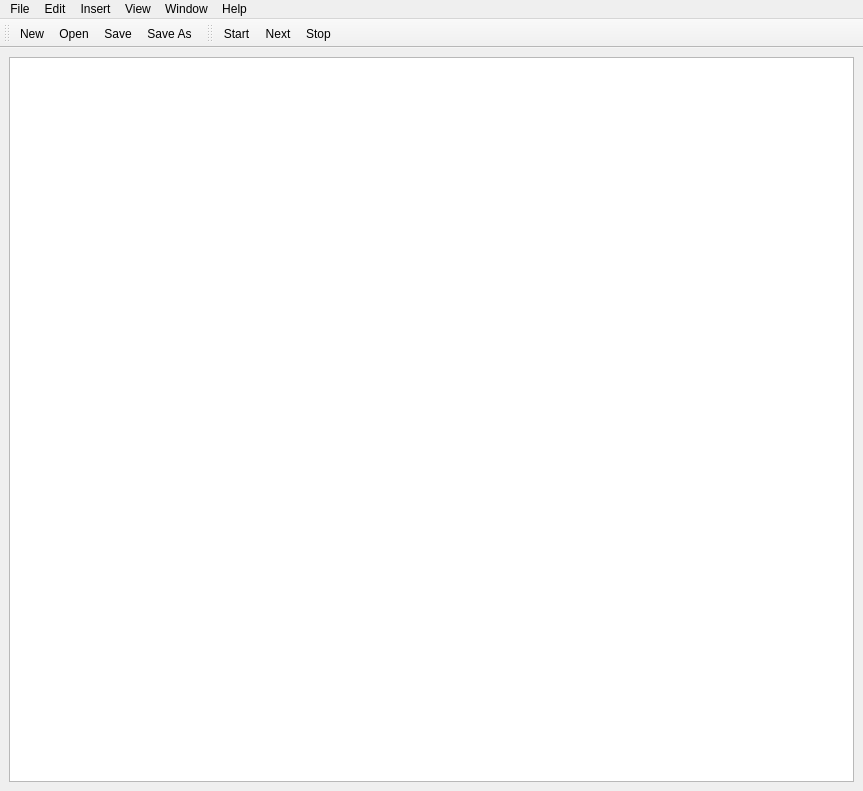
<?xml version="1.0" encoding="UTF-8"?>
<ui version="4.0">
 <class>MainWindow</class>
 <widget class="QMainWindow" name="MainWindow">
  <property name="geometry">
   <rect>
    <x>0</x>
    <y>0</y>
    <width>863</width>
    <height>791</height>
   </rect>
  </property>
  <property name="windowTitle">
   <string>MainWindow</string>
  </property>
  <widget class="QWidget" name="centralwidget">
   <layout class="QGridLayout" name="gridLayout_2">
    <item row="0" column="0">
     <layout class="QGridLayout" name="gridLayout">
      <item row="0" column="0">
       <layout class="QVBoxLayout" name="verticalLayout">
        <item>
         <widget class="QGraphicsView" name="graphicsView"/>
        </item>
       </layout>
      </item>
     </layout>
    </item>
   </layout>
  </widget>
  <widget class="QMenuBar" name="menuBar">
   <property name="geometry">
    <rect>
     <x>0</x>
     <y>0</y>
     <width>863</width>
     <height>26</height>
    </rect>
   </property>
   <property name="nativeMenuBar">
    <bool>true</bool>
   </property>
   <widget class="QMenu" name="menuFile">
    <property name="title">
     <string>File</string>
    </property>
    <addaction name="actionNew"/>
    <addaction name="actionOpen"/>
    <addaction name="actionSave"/>
    <addaction name="actionSave_As"/>
   </widget>
   <widget class="QMenu" name="menuEdit">
    <property name="title">
     <string>Edit</string>
    </property>
   </widget>
   <widget class="QMenu" name="menuInsert">
    <property name="title">
     <string>Insert</string>
    </property>
   </widget>
   <widget class="QMenu" name="menuView">
    <property name="title">
     <string>View</string>
    </property>
   </widget>
   <widget class="QMenu" name="menuWindow">
    <property name="title">
     <string>Window</string>
    </property>
   </widget>
   <widget class="QMenu" name="menuHelp">
    <property name="title">
     <string>Help</string>
    </property>
    <addaction name="action"/>
   </widget>
   <addaction name="menuFile"/>
   <addaction name="menuEdit"/>
   <addaction name="menuInsert"/>
   <addaction name="menuView"/>
   <addaction name="menuWindow"/>
   <addaction name="menuHelp"/>
  </widget>
  <widget class="QToolBar" name="toolBar">
   <property name="windowTitle">
    <string>toolBar</string>
   </property>
   <attribute name="toolBarArea">
    <enum>TopToolBarArea</enum>
   </attribute>
   <attribute name="toolBarBreak">
    <bool>false</bool>
   </attribute>
   <addaction name="actionNew"/>
   <addaction name="actionOpen"/>
   <addaction name="actionSave"/>
   <addaction name="actionSave_As"/>
  </widget>
  <widget class="QToolBar" name="toolBar_2">
   <property name="windowTitle">
    <string>toolBar_2</string>
   </property>
   <attribute name="toolBarArea">
    <enum>TopToolBarArea</enum>
   </attribute>
   <attribute name="toolBarBreak">
    <bool>false</bool>
   </attribute>
   <addaction name="actionStart"/>
   <addaction name="actionNext"/>
   <addaction name="actionStop"/>
  </widget>
  <action name="actionNew">
   <property name="text">
    <string>New</string>
   </property>
   <property name="shortcut">
    <string>Ctrl+N</string>
   </property>
  </action>
  <action name="actionOpen">
   <property name="text">
    <string>Open</string>
   </property>
   <property name="shortcut">
    <string>Ctrl+O</string>
   </property>
  </action>
  <action name="actionSave">
   <property name="text">
    <string>Save</string>
   </property>
   <property name="shortcut">
    <string>Ctrl+S</string>
   </property>
  </action>
  <action name="actionSave_As">
   <property name="text">
    <string>Save As</string>
   </property>
  </action>
  <action name="actionStop">
   <property name="text">
    <string>Stop</string>
   </property>
  </action>
  <action name="actionStart">
   <property name="text">
    <string>Start</string>
   </property>
  </action>
  <action name="actionNext">
   <property name="text">
    <string>Next</string>
   </property>
  </action>
  <action name="action">
   <property name="text">
    <string>¯\(ツ)/¯</string>
   </property>
  </action>
 </widget>
 <resources/>
 <connections/>
</ui>
